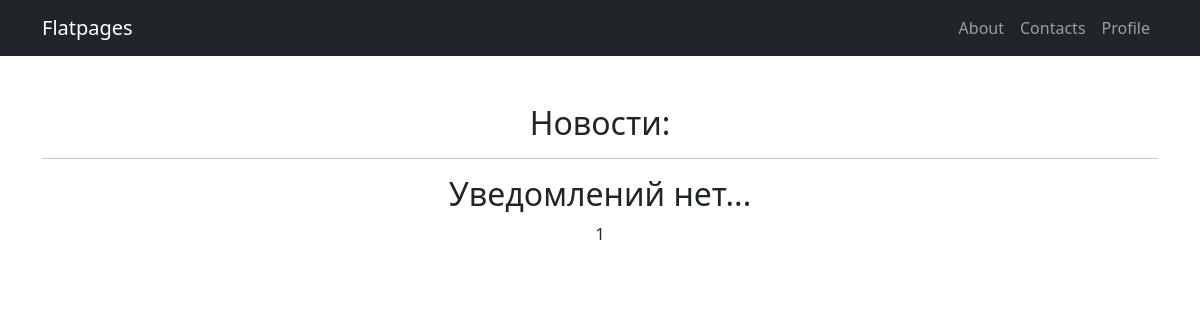
The page /profile/notifications/ (signed in) on the database as committed earlier.
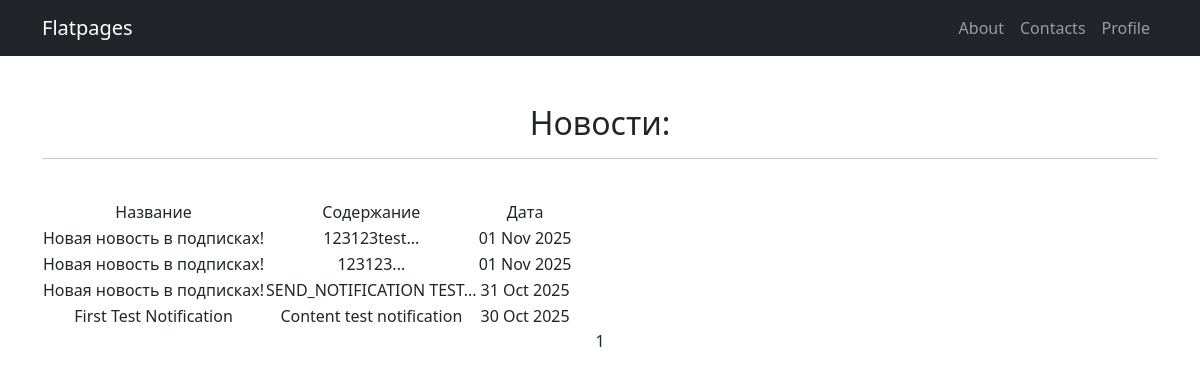
The same page on the database as committed later.
### articles/models.py (models this page shows, shortened)
class Notifications(models.Model):
    name = models.CharField(max_length=250)
    message = models.TextField()
    creation = models.DateTimeField(auto_now_add=True)
    delete_time = models.DateTimeField(null=True, blank=True, verbose_name = "Время удаления")
    users = models.ManyToManyField(User, related_name='notifications')

### articles/views.py (the view)
# urls.py: path('profile/notifications/', NotificationsList.as_view(), name='notifications'),
class NotificationsList(ListView, LoginRequiredMixin):
    model = Notifications
    template_name = 'notifications.html'
    context_object_name = 'notifications'
    paginate_by = 10
    def get_queryset(self):
        return Notifications.objects.filter(users=self.request.user).order_by("-creation")

### templates/notifications.html (shortened to what this page needs)
{% extends 'flatpages/sample.html' %}
{% load custom_filters %}
{% load custom_tags %}
{%block body%}
    <h2>Новости:</h2>
    <hr>
    {% if notifications %}
    <br>
        <table>
            <tr>
                <td>Название</td>
                <td>Содержание</td>
                <td>Дата</td>
            </tr>
            {% for notification in notifications %}
            <tr>
                <td>{{ notification.name }}</td>
                <td>{{ notification.message }}</td>
                <td>{{ notification.creation | date:'d M Y' }}</td>
            </tr>
            {% endfor %}
        </table>
    {% else %}
        <h2>Уведомлений нет...</h2>
    {% endif %}
    {{ page_obj.number }}
{%endblock body%}

### templates/flatpages/sample.html (shortened to what this page needs)
<!DOCTYPE html>
<html lang="en">
    <head>
        {% load static %}
        <link href="{% static 'css/styles.css' %}" rel="stylesheet" />
    </head>
    <body>
        {% load cache %}
        {% cache 300 navbar %}
        <nav class="navbar navbar-expand-lg navbar-dark bg-dark static-top">
            <div class="container">
                <a class="navbar-brand" href="/">Flatpages</a>
                <div class="collapse navbar-collapse" id="navbarResponsive">
                    <ul class="navbar-nav ms-auto mb-2 mb-lg-0">
                        <li class="nav-item active"><a class="nav-link " href="/about/">About</a></li>
                        <li class="nav-item"><a class="nav-link" href="/contacts/">Contacts</a></li>
                        <li class="nav-item"><a class="nav-link" href="/profile/">Profile</a></li>
                    </ul>
                </div>
            </div>
        </nav>
        {% endcache %}
        <div class="container">
            <div class="text-center mt-5">
                {% block body %}{% endblock body%}
            </div>
        </div>
    </body>
</html>

Rows that differ between the two databases and show on the page:
added Notifications: name "Новая новость в подписках!", message "123123test...", creation "01 Nov 2025"
added Notifications: name "Новая новость в подписках!", message "123123...", creation "01 Nov 2025"
added Notifications: name "Новая новость в подписках!", message "SEND_NOTIFICATION TEST...", creation "31 Oct 2025"
added Notifications: name "First Test Notification", message "Content test notification", creation "30 Oct 2025"
Other text that changed with them:
text no longer shown: "Уведомлений нет..."
text now shown: "Название Содержание Дата"
